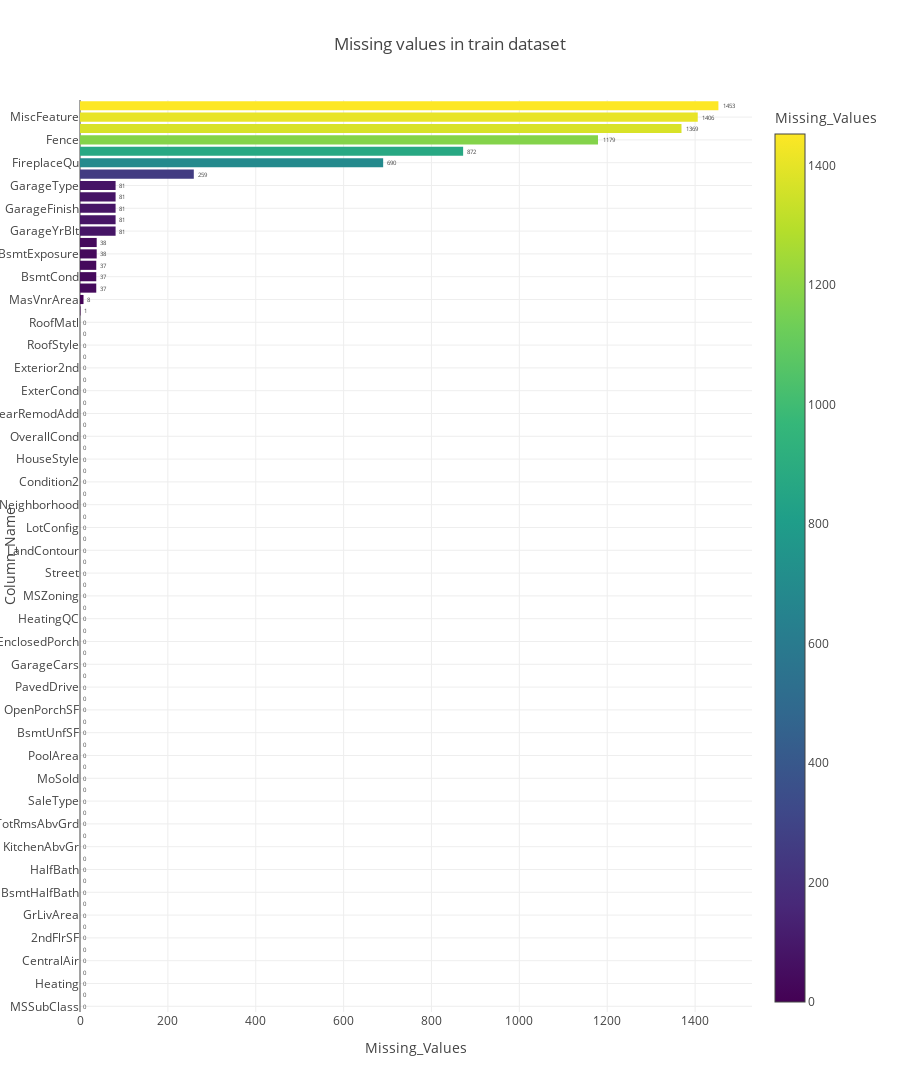

The cell this chart's notebook holds for it:
### Code cell
fig = px.bar(temp_df.sort_values(by='Missing_Values'),x='Missing_Values',y='Column_Name',
             orientation='h',height=1500,width=900,color='Missing_Values',text='Missing_Values',title='Missing values in train dataset')
fig.update_traces(textposition='outside')
fig.show()

### Figure 1 — Plotly figure (JSON) as saved in the notebook; plotly's stock layout.template omitted (floating-point values rounded to 4 significant figures)
{"data": [{"hovertemplate": "Missing_Values=%{marker.color}<br>Column_Name=%{y}<extra></extra>", "legendgroup": "", "marker": {"color": [0, 0, 0, 0, 0, 0, 0, 0, 0, 0, 0, 0, 0, 0, 0, 0, 0, 0, 0, 0, 0, 0, 0, 0, 0, 0, 0, 0, 0, 0, 0, 0, 0, 0, 0, 0, 0, 0, 0, 0, 0, 0, 0, 0, 0, 0, 0, 0, 0, 0, 0, 0, 0, 0, 0, 0, 0, 0, 0, 0, 0, 1, 8, 37, 37, 37, 38, 38, 81, 81, 81, 81, 81, 259, 690, 872, 1179, 1369, 1406, 1453], "coloraxis": "coloraxis", "pattern": {"shape": ""}}, "name": "", "orientation": "h", "showlegend": false, "text": [0.0, 0.0, 0.0, 0.0, 0.0, 0.0, 0.0, 0.0, 0.0, 0.0, 0.0, 0.0, 0.0, 0.0, 0.0, 0.0, 0.0, 0.0, 0.0, 0.0, 0.0, 0.0, 0.0, 0.0, 0.0, 0.0, 0.0, 0.0, 0.0, 0.0, 0.0, 0.0, 0.0, 0.0, 0.0, 0.0, 0.0, 0.0, 0.0, 0.0, 0.0, 0.0, 0.0, 0.0, 0.0, 0.0, 0.0, 0.0, 0.0, 0.0, 0.0, 0.0, 0.0, 0.0, 0.0, 0.0, 0.0, 0.0, 0.0, 0.0, 0.0, 1.0, 8.0, 37.0, 37.0, 37.0, 38.0, 38.0, 81.0, 81.0, 81.0, 81.0, 81.0, 259.0, 690.0, 872.0, 1179.0, 1369.0, 1406.0, 1453.0], "textposition": "outside", "type": "bar", "x": [0, 0, 0, 0, 0, 0, 0, 0, 0, 0, 0, 0, 0, 0, 0, 0, 0, 0, 0, 0, 0, 0, 0, 0, 0, 0, 0, 0, 0, 0, 0, 0, 0, 0, 0, 0, 0, 0, 0, 0, 0, 0, 0, 0, 0, 0, 0, 0, 0, 0, 0, 0, 0, 0, 0, 0, 0, 0, 0, 0, 0, 1, 8, 37, 37, 37, 38, 38, 81, 81, 81, 81, 81, 259, 690, 872, 1179, 1369, 1406, 1453], "xaxis": "x", "y": ["MSSubClass", "TotalBsmtSF", "Heating", "SaleCondition", "CentralAir", "1stFlrSF", "2ndFlrSF", "LowQualFinSF", "GrLivArea", "BsmtFullBath", "BsmtHalfBath", "FullBath", "HalfBath", "BedroomAbvGr", "KitchenAbvGr", "KitchenQual", "TotRmsAbvGrd", "Functional", "SaleType", "YrSold", "MoSold", "MiscVal", "PoolArea", "ScreenPorch", "BsmtUnfSF", "3SsnPorch", "OpenPorchSF", "WoodDeckSF", "PavedDrive", "GarageArea", "GarageCars", "Fireplaces", "EnclosedPorch", "BsmtFinSF2", "HeatingQC", "BsmtFinSF1", "MSZoning", "LotArea", "Street", "LotShape", "LandContour", "Utilities", "LotConfig", "LandSlope", "Neighborhood", "Condition1", "Condition2", "BldgType", "HouseStyle", "OverallQual", "OverallCond", "SalePrice", "YearRemodAdd", "Foundation", "ExterCond", "YearBuilt", "Exterior2nd", "ExterQual", "RoofStyle", "Exterior1st", "RoofMatl", "Electrical", "MasVnrArea", "BsmtFinType1", "BsmtCond", "BsmtQual", "BsmtExposure", "BsmtFinType2", "GarageYrBlt", "GarageQual", "GarageFinish", "GarageCond", "GarageType", "LotFrontage", "FireplaceQu", "MasVnrType", "Fence", "Alley", "MiscFeature", "PoolQC"], "yaxis": "y"}], "layout": {"barmode": "relative", "coloraxis": {"colorbar": {"title": {"text": "Missing_Values"}}, "colorscale": [[0, "#440154"], [0.1111, "#482878"], [0.2222, "#3e4989"], [0.3333, "#31688e"], [0.4444, "#26828e"], [0.5556, "#1f9e89"], [0.6667, "#35b779"], [0.7778, "#6ece58"], [0.8889, "#b5de2b"], [1, "#fde725"]]}, "height": 1500, "legend": {"tracegroupgap": 0}, "title": {"text": "Missing values in train dataset"}, "width": 900, "xaxis": {"anchor": "y", "domain": [0, 1], "title": {"text": "Missing_Values"}}, "yaxis": {"anchor": "x", "domain": [0, 1], "title": {"text": "Column_Name"}}}}
